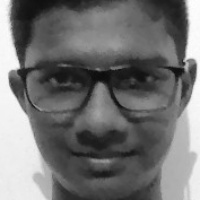
#> input picture data/user.1.101.jpg, 200 x 200 px, given in place of the camera
$ python generate_dataset.py
#> lines starting #> are read from the running program, lines starting #| are printed output that depends on the picture
import cv2
import os
def generate_dataset():
    cascade_dir = cv2.data.haarcascades
    face_cascade_path = os.path.join(cascade_dir, "haarcascade_frontalface_default.xml")
    face_classifier = cv2.CascadeClassifier(face_cascade_path)
    def face_cropped(img):
        gray = cv2.cvtColor(img,cv2.COLOR_BGR2GRAY)
        faces = face_classifier.detectMultiScale(gray, 1.3, 5)
        # scaling factor = 1.3
        # minimum neighbor = 5

        if len(faces) == 0:
            return None

        cropped_face = None
        for (x,y,w,h) in faces:
            cropped_face = img[y:y+h,x:x+w]
        return cropped_face

    cap = cv2.VideoCapture(0)
    id = 1
    img_id = 0

    while True:
        ret, frame = cap.read()
#> frame is the input picture: shape (200, 200, 3); min 11, max 255, mean 113.9
        if face_cropped(frame) is not None:
#> in face_cropped, `faces = face_classifier.detectMultiScale(gray, 1.3, 5)`: faces = [[18, 20, 165, 165]]
#> the loop in face_cropped, `for (x,y,w,h) in faces:` made 1 pass
#> pass 1, in face_cropped, `cropped_face = img[y:y+h,x:x+w]`:
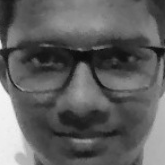
#> cropped_face: shape (165, 165, 3); min 11, max 246, mean 95.6
            img_id+=1
#> img_id = 1
            face = cv2.resize(face_cropped(frame), (200,200))
#> the loop in face_cropped (call 2), `for (x,y,w,h) in faces:` made 1 pass
            face = cv2.cvtColor(face, cv2.COLOR_BGR2GRAY)
#> face: shape (200, 200)
            file_name_path = "data/user."+str(id)+"."+str(img_id)+".jpg"
#> file_name_path = 'data/user.1.1.jpg'
            cv2.imwrite(file_name_path, face)
            cv2.putText(face, str(img_id), (50,50), cv2.FONT_HERSHEY_COMPLEX, 1, (0,255,0), 2)
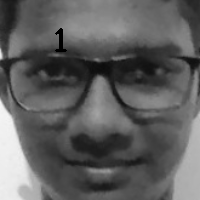
#> face: shape (200, 200); min 0, max 245, mean 95.2

            cv2.imshow("Cropped face", face)

        if cv2.waitKey(1)==13 or int(img_id)==200: #13 is the ASCII character of Enter
#> (key Esc is pressed here)
            break

    cap.release()
    cv2.destroyAllWindows()
    print("Collecting samples is completed....")
generate_dataset()
